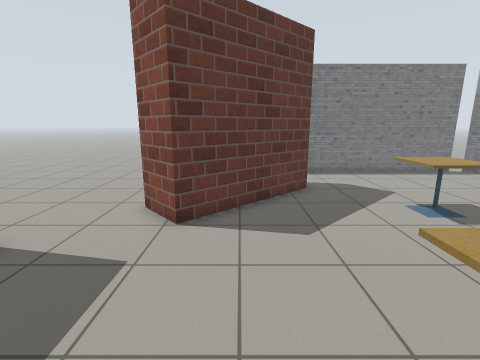
View 1 (above)

17 first-person views from a walk through a robot-simulator world made for Gazebo. The camera is 1.3 m above the floor, tilts 12° down and sees 85° across. The floor is counted in squares, 0.5 m on a side. Each view is taken from the middle of a square. On the plan, view 1 faces up. The plan holds only what a view shows up to about 18 squares ahead; the rest is blank. Some stock models are drawn as simple stand-ins. Some surface patterns are stand-ins.

View 2
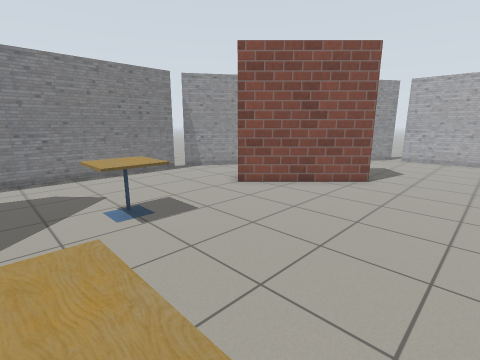

View 3
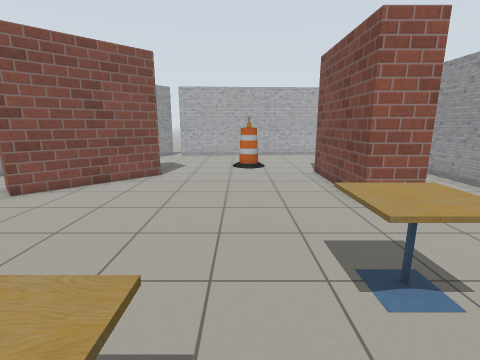

View 4
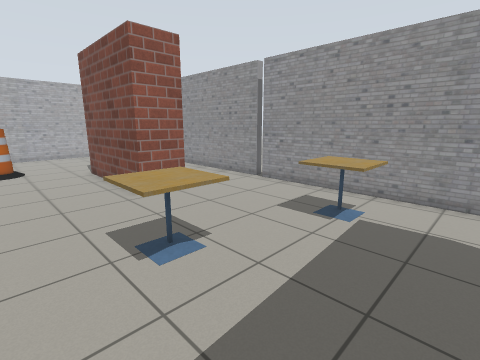

View 5
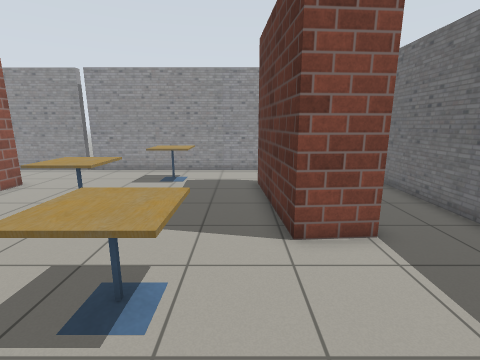

View 6
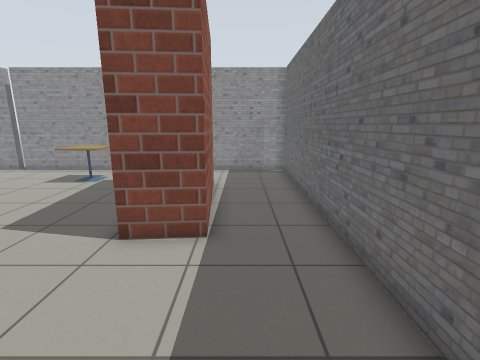

View 7
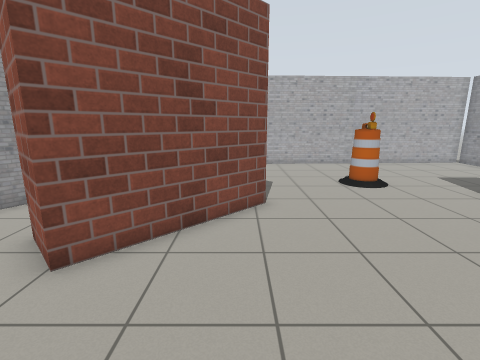

View 8
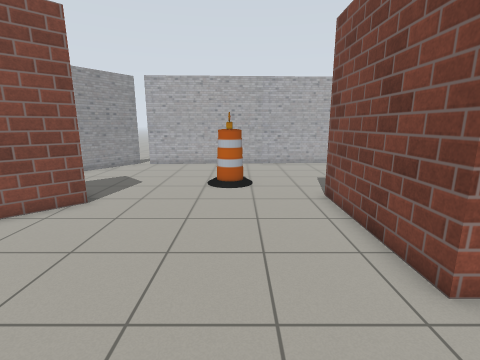

View 9
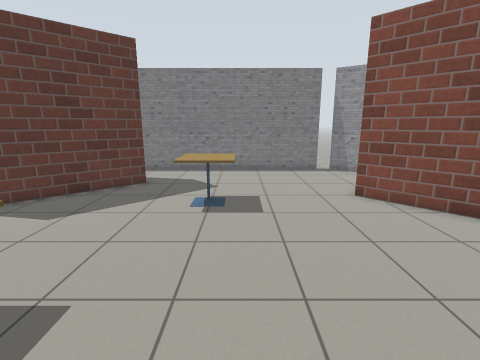

View 10
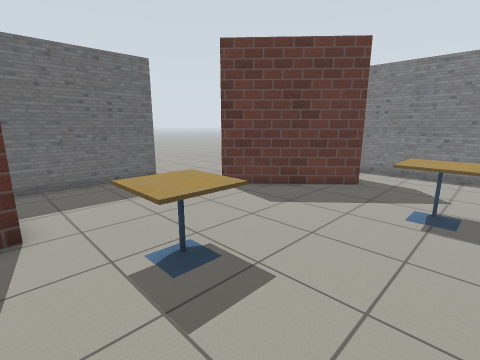

View 11
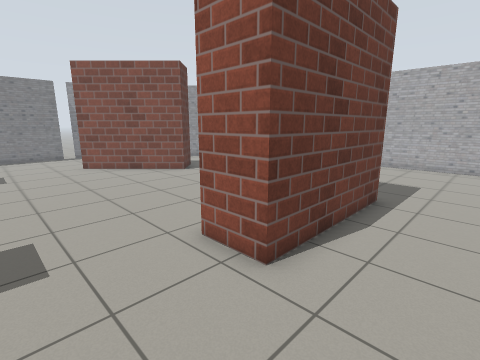

View 12
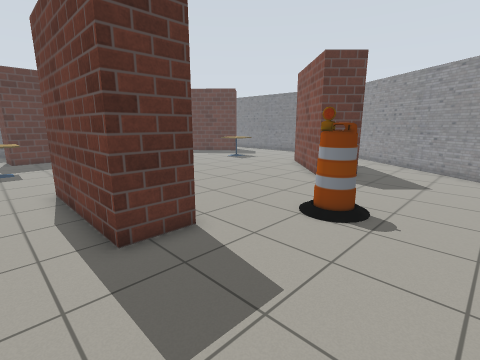

View 13
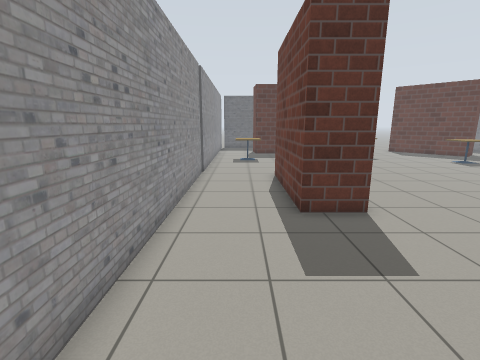

View 14
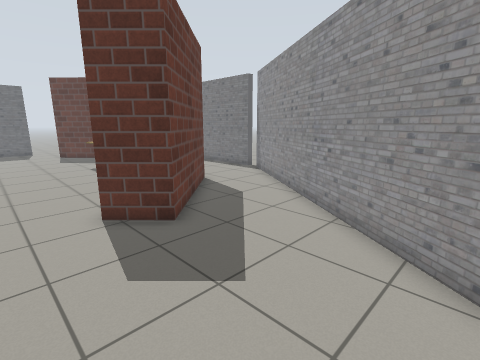

View 15
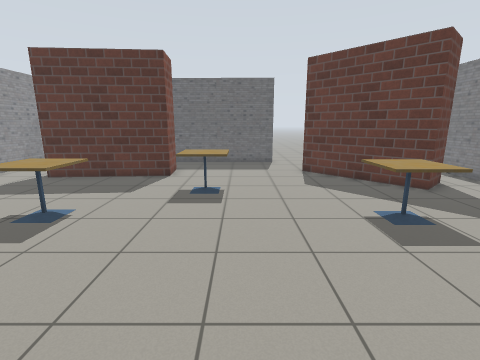

View 16
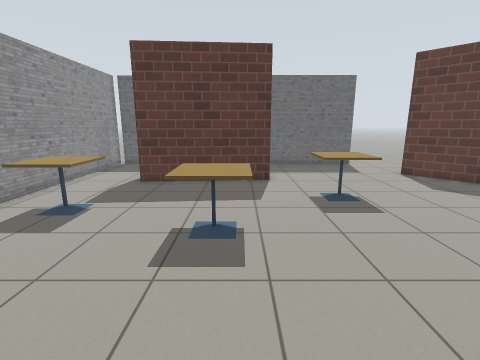

View 17
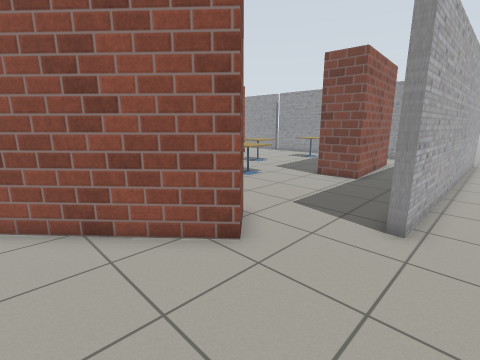

### Floor plan
Key: @ floor where view 1 was taken; # wall or solid block; x gap in a wall; . floor; B brick block; T cafe table; A barrel.
Columns run from 7 left of view 1 to 25 right of it. Each row starts with its distance up from view 1.
 16 ..                 ..
 15 ..                 ..
 14 ...   #############.#
 13 ...    .............###
 12 ........B.............##
 11 .......BBBB............###
 10 ......BBBB..........B....##
  9 .....BBBB..........BB.....###
  8 ....BBBB....TTT....B B......##
  7 .....BB.....TTT.....B B......###
  6 .....................B B.......##
  5 ..#...................BBB.......x
  4 ..#....................B........#
  3 ..#.............................#
  2 ..#......TT.....................#
  1 ..#......TT.....................#
  0 .##....@.................AA.....#
 -1 .#...BBB.................AA.....#
 -2 .#...B B....TT..................#
 -3  #...B B....TT..................#
 -4  #...B B..........BBBBBB........#
 -5  #...B B..........B    B........#
 -6  #...BBB..........BBBBBB........#
 -7  #.........TT...................#
 -8  #.........TT...................#
 -9  #..............................#
-10  ################x###############

Where each view was taken, in squares from view 1:
view 1: 0 up, 0 right, facing up
view 2: 0 up, 3 right, facing up-right
view 3: 0 up, 2 right, facing right
view 4: 0 up, 1 right, facing down-right
view 5: 5 up, 1 right, facing down
view 6: 5 up, 3 left, facing down
view 7: 5 up, 7 right, facing right
view 8: 1 down, 7 right, facing right
view 9: 1 down, 7 right, facing up
view 10: 1 down, 7 right, facing up-left
view 11: 9 down, 7 right, facing up-right
view 12: 8 down, 22 right, facing up-left
view 13: 8 down, 24 right, facing left
view 14: 2 up, 23 right, facing up-left
view 15: 3 up, 13 right, facing left
view 16: 2 down, 12 right, facing left
view 17: 12 up, 7 left, facing down-right
